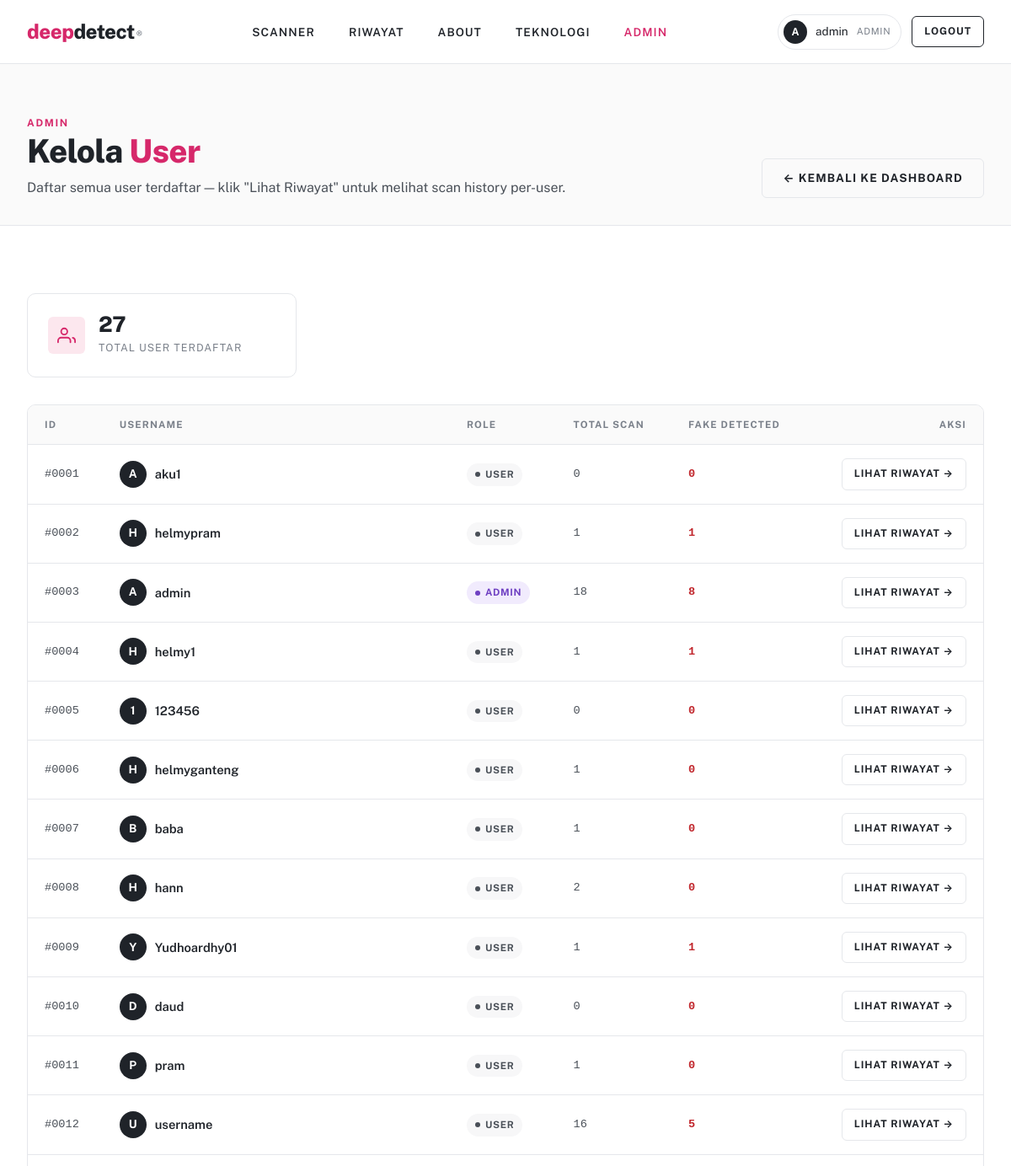
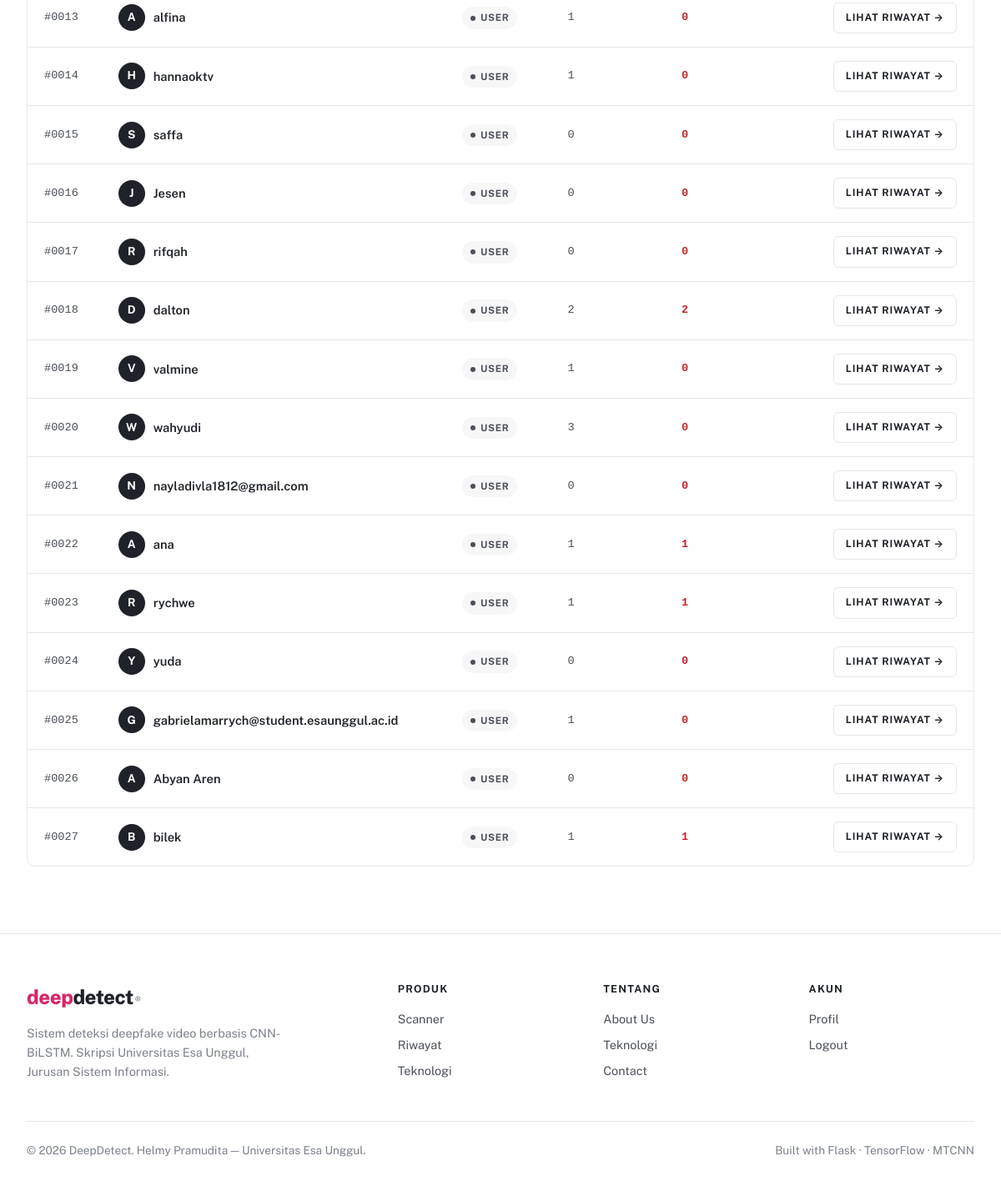
The app's page /admin/users (signed in) with its own data (2 pictures, top to bottom).
### models.py (models this page shows)
class User(UserMixin, db.Model):
    id = db.Column(db.Integer, primary_key=True)
    username = db.Column(db.String(50), unique=True, nullable=False)
    password = db.Column(db.String(100), nullable=False)
    role = db.Column(db.String(20), default='user') # Pembeda antara 'admin' atau 'user'
    scans = db.relationship('ScanHistory', backref='owner', lazy=True)

### app.py (the view)
@app.route("/admin/users")
@login_required
def admin_users():
    if current_user.role != 'admin':
        flash('Akses ditolak! Hanya admin yang dapat mengakses halaman ini.', 'danger')
        return redirect(url_for('home'))
    users = User.query.order_by(User.id.asc()).all()
    for u in users:
        u.total_scans = ScanHistory.query.filter_by(user_id=u.id).count()
        u.fake_count  = ScanHistory.query.filter_by(user_id=u.id, prediction='FAKE').count()
    return render_template("admin_users.html", users=users)

### app.py (called while the page is built)
@login_manager.user_loader
def load_user(user_id):
    return User.query.get(int(user_id))

### templates/admin_users.html (shortened to what this page needs)
{% extends "base.html" %}
{% block content %}
<section class="page-head">
  <div class="container">
    <div class="page-head-row">
      <div>
        <span class="eyebrow">Admin</span>
        <h1>Kelola <span class="accent">User</span></h1>
        <p>Daftar semua user terdaftar — klik "Lihat Riwayat" untuk melihat scan history per-user.</p>
      </div>
      <a href="{{ url_for('admin_dashboard') }}" class="btn btn-ghost">← Kembali ke Dashboard</a>
    </div>
  </div>
</section>
<section class="section">
  <div class="container">
    <div class="stat-card" style="max-width: 320px; margin-bottom: 32px;">
      <div class="sicon acc">
        <svg width="22" height="22" viewBox="0 0 24 24" fill="none" stroke="currentColor" stroke-width="2" stroke-linecap="round" stroke-linejoin="round">
          <path d="M17 21v-2a4 4 0 0 0-4-4H5a4 4 0 0 0-4 4v2"></path>
          <circle cx="9" cy="7" r="4"></circle>
          <path d="M23 21v-2a4 4 0 0 0-3-3.87"></path>
        </svg>
      </div>
      <div>
        <div class="sval">{{ users|length }}</div>
        <div class="slbl">Total User Terdaftar</div>
      </div>
    </div>
    {% if users and users|length > 0 %}
      <div class="table-wrap">
        <table class="data">
          <thead>
            <tr>
              <th>ID</th>
              <th>Username</th>
              <th>Role</th>
              <th>Total Scan</th>
              <th>Fake Detected</th>
              <th style="text-align:right;">Aksi</th>
            </tr>
          </thead>
          <tbody>
            {% for user in users %}
              <tr>
                <td class="mono">#{{ "%04d"|format(user.id) }}</td>
                <td>
                  <div style="display:flex;align-items:center;gap:10px;">
                    <span style="width:32px;height:32px;border-radius:50%;background:var(--ink);color:#fff;display:inline-flex;align-items:center;justify-content:center;font-weight:700;font-size:0.85rem;">
                      {{ user.username[0]|upper }}
                    </span>
                    <span style="font-weight:600;">{{ user.username }}</span>
                  </div>
                </td>
                <td>
                  <span class="badge {% if user.role == 'admin' %}admin{% else %}user{% endif %}">{{ user.role }}</span>
                </td>
                <td class="mono">{{ user.total_scans if user.total_scans is defined else (user.scans|length if user.scans else 0) }}</td>
                <td class="mono" style="color: var(--danger); font-weight: 700;">{{ user.fake_count if user.fake_count is defined else 0 }}</td>
                <td style="text-align:right;">
                  <a href="{{ url_for('admin_user_history', user_id=user.id) }}" class="btn btn-ghost btn-sm">
                    Lihat Riwayat →
                  </a>
                </td>
              </tr>
            {% endfor %}
          </tbody>
        </table>
      </div>
    {% else %}
      <div class="empty-state">
        <h3>Belum ada user</h3>
        <p>Belum ada user terdaftar di sistem.</p>
      </div>
    {% endif %}
  </div>
</section>
{% endblock %}

### templates/base.html (shortened to what this page needs)
<!DOCTYPE html>
<html lang="id">
<head>
  <link rel="stylesheet" href="{{ url_for('static', filename='css/style.css') }}">
</head>
<body>
  <nav class="nav">
    <div class="nav-inner">
      <a href="{{ url_for('home') }}" class="brand">
        <span class="brand-mark">deep</span><span>detect</span><sup>®</sup>
      </a>
      <ul class="nav-menu" id="navMenu">
        <li><a href="{{ url_for('home') }}#scanner" class="{% if request.endpoint == 'home' %}active{% endif %}">Scanner</a></li>
        {% if current_user.is_authenticated %}
        <li><a href="{{ url_for('history') }}" class="{% if request.endpoint == 'history' %}active{% endif %}">Riwayat</a></li>
        {% endif %}
        <li><a href="{{ url_for('home') }}#about">About</a></li>
        <li><a href="{{ url_for('home') }}#tech">Teknologi</a></li>
        {% if current_user.is_authenticated and current_user.role == 'admin' %}
        <li><a href="{{ url_for('admin_dashboard') }}" class="{% if 'admin' in (request.endpoint or '') %}active{% endif %}">Admin</a></li>
        {% endif %}
      </ul>
      <div class="nav-actions">
        {% if current_user.is_authenticated %}
          <a href="{{ url_for('profile') }}" class="user-pill">
            <span class="avatar-mini">{{ current_user.username[0]|upper }}</span>
            <span class="uname">{{ current_user.username }}</span>
            <span class="role-tag">{{ current_user.role }}</span>
          </a>
          <a href="{{ url_for('logout') }}" class="btn btn-outline btn-sm">Logout</a>
        {% else %}
          <a href="{{ url_for('login') }}" class="btn btn-ghost btn-sm">Masuk</a>
          <a href="{{ url_for('register') }}" class="btn btn-outline btn-sm">Daftar</a>
        {% endif %}
      </div>
    </div>
  </nav>
  <main>
    {% block content %}{% endblock %}
  </main>
  <footer class="footer">
    <div class="container">
      <div class="footer-grid">
        <div class="footer-brand">
          <a href="{{ url_for('home') }}" class="brand">
            <span class="brand-mark">deep</span><span>detect</span><sup>®</sup>
          </a>
          <p>Sistem deteksi deepfake video berbasis CNN-BiLSTM. Skripsi Universitas Esa Unggul, Jurusan Sistem Informasi.</p>
        </div>
        <div class="footer-col">
          <h5>Produk</h5>
          <a href="{{ url_for('home') }}#scanner">Scanner</a>
          {% if current_user.is_authenticated %}<a href="{{ url_for('history') }}">Riwayat</a>{% endif %}
          <a href="{{ url_for('home') }}#tech">Teknologi</a>
        </div>
        <div class="footer-col">
          <h5>Tentang</h5>
          <a href="{{ url_for('home') }}#about">About Us</a>
          <a href="{{ url_for('home') }}#tech">Teknologi</a>
          <a href="#contact">Contact</a>
        </div>
        <div class="footer-col">
          <h5>Akun</h5>
          {% if current_user.is_authenticated %}
            <a href="{{ url_for('profile') }}">Profil</a>
            <a href="{{ url_for('logout') }}">Logout</a>
          {% else %}
            <a href="{{ url_for('login') }}">Masuk</a>
            <a href="{{ url_for('register') }}">Daftar</a>
          {% endif %}
        </div>
      </div>
      <div class="footer-bottom">
        <span>© {{ 2026 }} DeepDetect. Helmy Pramudita — Universitas Esa Unggul.</span>
        <span>Built with Flask · TensorFlow · MTCNN</span>
      </div>
    </div>
  </footer>
</body>
</html>

### records on screen
User: username "A", username "admin", role "ADMIN", id "0003", total_scans "18", fake_count "8"
User: id "0001", username "A", username "aku1", role "USER", total_scans "0", fake_count "0"
User: id "0002", username "H", username "helmypram", role "USER", total_scans "1", fake_count "1"
User: id "0004", username "H", username "helmy1", role "USER", total_scans "1", fake_count "1"
User: id "0005", username "1", username "123456", role "USER", total_scans "0", fake_count "0"
User: id "0006", username "H", username "helmyganteng", role "USER", total_scans "1", fake_count "0"
User: id "0007", username "B", username "baba", role "USER", total_scans "1", fake_count "0"
User: id "0008", username "H", username "hann", role "USER", total_scans "2", fake_count "0"
User: id "0009", username "Y", username "Yudhoardhy01", role "USER", total_scans "1", fake_count "1"
User: id "0010", username "D", username "daud", role "USER", total_scans "0", fake_count "0"
User: id "0011", username "P", username "pram", role "USER", total_scans "1", fake_count "0"
User: id "0012", username "U", username "username", role "USER", total_scans "16", fake_count "5"
User: id "0013", username "A", username "alfina", role "USER", total_scans "1", fake_count "0"
User: id "0014", username "H", username "hannaoktv", role "USER", total_scans "1", fake_count "0"
User: id "0015", username "S", username "saffa", role "USER", total_scans "0", fake_count "0"
User: id "0016", username "J", username "Jesen", role "USER", total_scans "0", fake_count "0"
User: id "0017", username "R", username "rifqah", role "USER", total_scans "0", fake_count "0"
User: id "0018", username "D", username "dalton", role "USER", total_scans "2", fake_count "2"
User: id "0019", username "V", username "valmine", role "USER", total_scans "1", fake_count "0"
User: id "0020", username "W", username "wahyudi", role "USER", total_scans "3", fake_count "0"
User: id "0021", username "N", username "nayladivla1812@gmail.com", role "USER", total_scans "0", fake_count "0"
User: id "0022", username "A", username "ana", role "USER", total_scans "1", fake_count "1"
User: id "0023", username "R", username "rychwe", role "USER", total_scans "1", fake_count "1"
User: id "0024", username "Y", username "yuda", role "USER", total_scans "0", fake_count "0"
User: id "0025", username "G", username "gabrielamarrych@student.esaunggul.ac.id", role "USER", total_scans "1", fake_count "0"
User: id "0026", username "A", username "Abyan Aren", role "USER", total_scans "0", fake_count "0"
User: id "0027", username "B", username "bilek", role "USER", total_scans "1", fake_count "1"

### other values on screen
{{ users|length }} "27"
{{ 2026 }} "2026"
